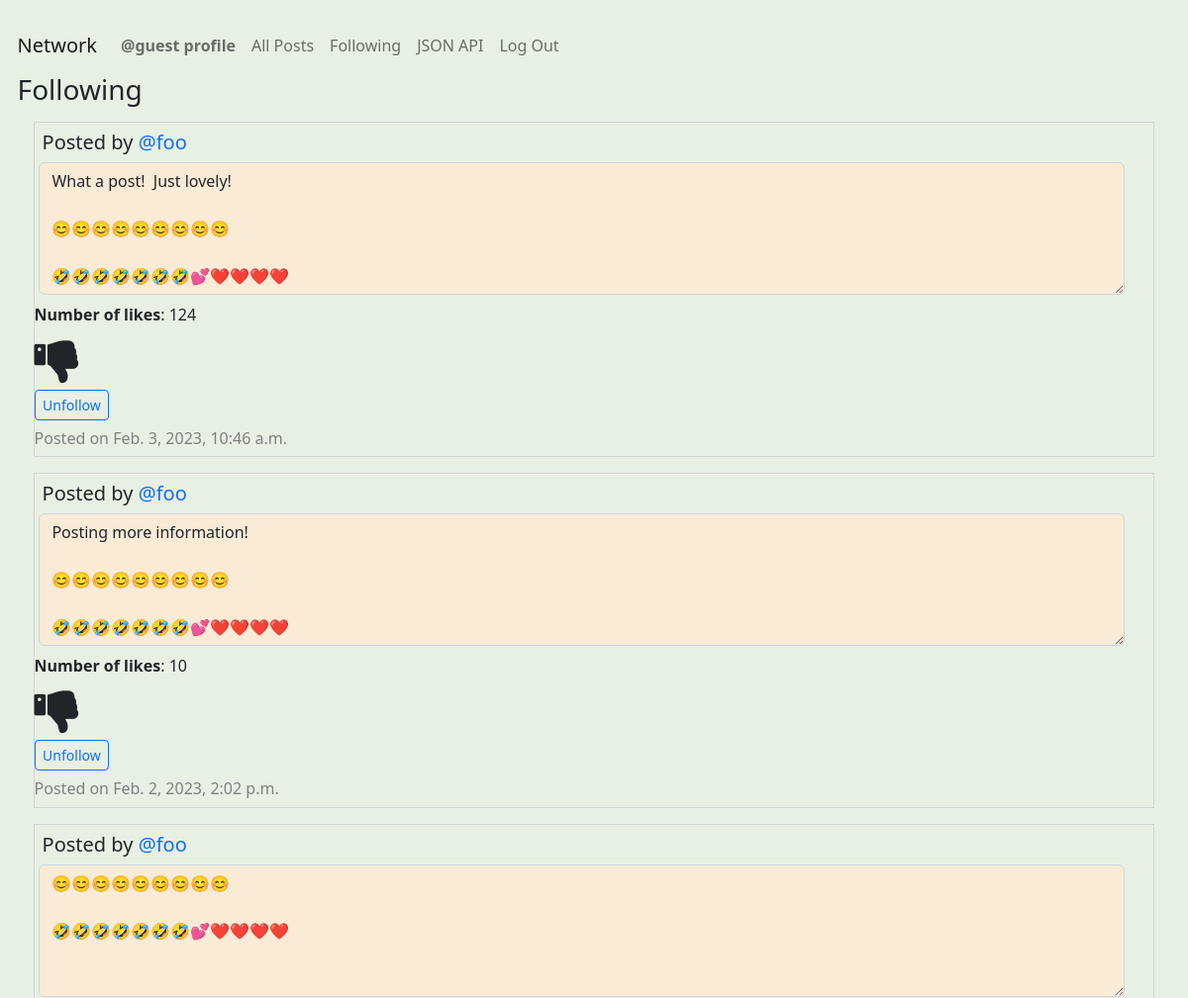
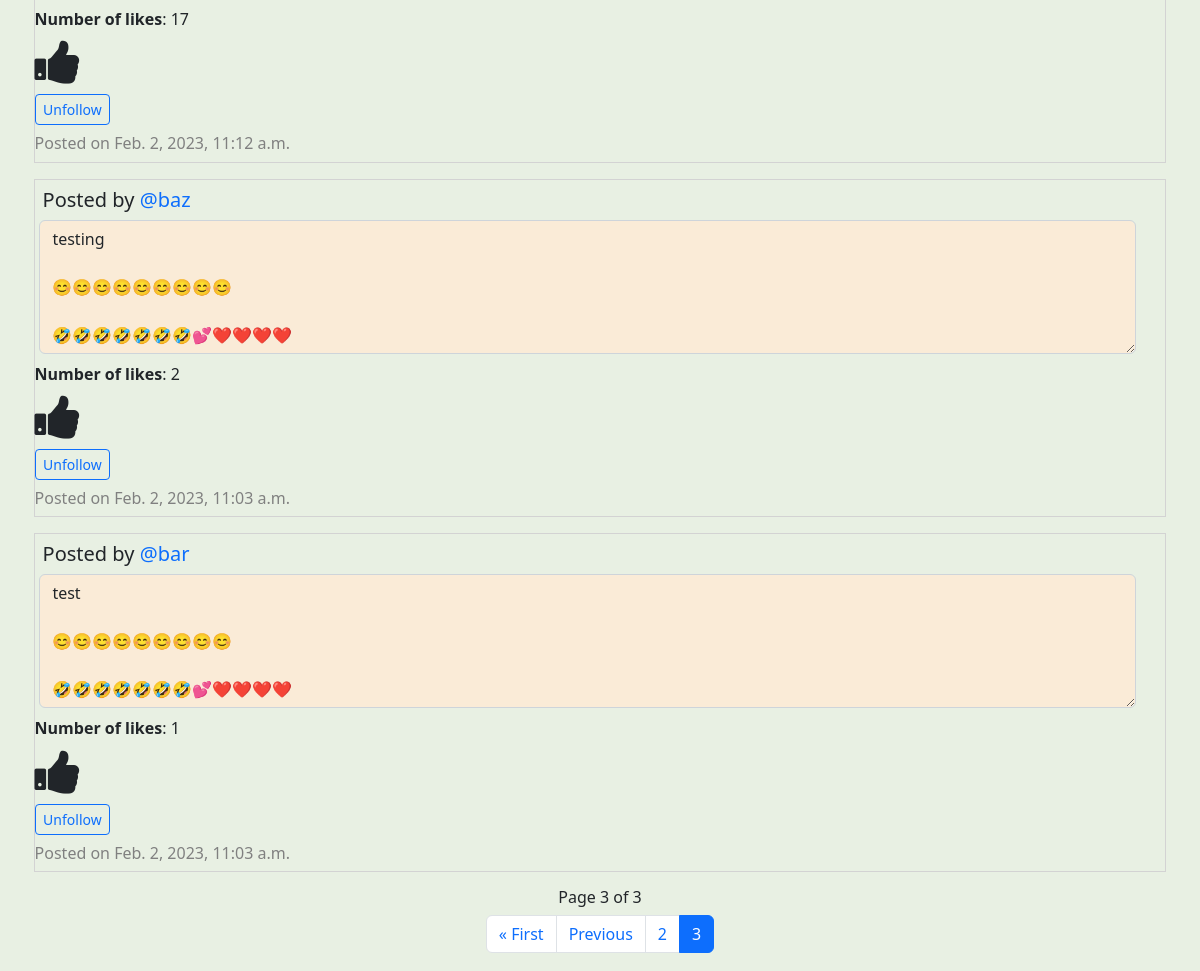
Screenshot of /following?page=3 (signed in) with the database file from the repository (2 pictures, top to bottom).
### network/models.py (models this page shows)
class User(AbstractUser):
    pass
    def __str__(self) -> str:
        return f"User Name: {self.username} - User ID: {self.id}"

class Posts(models.Model):
    creator = models.ForeignKey(
        User, on_delete=models.PROTECT, related_name="get_creator", blank=False)
    content = models.TextField(max_length=600)
    createdDate = models.DateTimeField(auto_now_add=True)
    likedUser = models.ManyToManyField(
        User, related_name="get_liked_users", blank=True)
    numberLikes = models.PositiveIntegerField(blank=True, default=0)

### network/views.py (the view)
# urls.py: path("following", views.getFollowing, name="getFollowing"),
@login_required
def getFollowing(request):
    print("In getFollowing")
    user = request.user
    print(user)
    user_id = request.user.id
    user_name = request.user.username
    try:
        currentOBJ = Follow.objects.get(followUser=user_id)
        displayNothing = False
        noFollowersForUser = False
    except Follow.DoesNotExist:
        print("This user follows no one!")
        displayNothing = True
        noFollowersForUser = True
    if displayNothing != True:
        following = currentOBJ.following.all()
        if following.count() == 0:
            noFollowersForUser = True
        qs = following.order_by().values('id')
        qs = list(qs)
        emptyQueryset = Posts.objects.filter(creator=0)
        for dic in qs:
            for val in dic.values():
                print(val)
                listings = Posts.objects.filter(creator=val)
                UserObject = User.objects.filter(id=val)
                if emptyQueryset.exists():
                    newQueryset = newQueryset | listings
                else:
                    newQueryset = emptyQueryset | listings
                    emptyQueryset = newQueryset
    if noFollowersForUser == True:
        return render(request, "network/following.html", {"displayNothing": displayNothing})
    else:
        if noFollowersForUser:
            return render(request, "network/following.html", {"displayNothing": displayNothing})
        else:
            PostsByDate = newQueryset.order_by('-createdDate')
            postsPagination = PostsByDate
            paginator = Paginator(postsPagination, 7)
            page_number = request.GET.get('page', '1')
            page_obj = paginator.get_page(page_number)
            likeList = returnlikeList(request)
    return render(request, "network/following.html", {"page_obj": page_obj, "listings": PostsByDate, "UserObject": UserObject, "displayNothing": displayNothing, "likeList": likeList})

### network/views.py (called while the page is built)
@login_required
def returnlikeList(request):
    user_id = request.user.id
    likedUser = Posts.objects.filter(likedUser=user_id)
    print(likedUser)
    likeList = []
    for like in likedUser:
        currentObject = User.objects.get(id=user_id)
        print(currentObject.id)
        print(like.id)
        likeList.append(like.id)
    return likeList

### network/templates/network/following.html (shortened to what this page needs)
{% extends "network/layout.html" %}
{% block body %}
<h3>Following</h3>
{% for list in page_obj %}
<div id="followingPostings">
    <div class="post{{forloop.counter0}}">
        <h5 class="creator">Posted by <a
                href="{% url 'getProfile' list.creator.username %}">{{list.creator.username}}</a></h5>
        <textarea class="form-control content{{forloop.counter0}}" id="readonlyContent{{forloop.counter0}}" rows="5" readonly="true">{{list.content}}</textarea>
        <p id="numberLikes{{forloop.counter0}}" class="numberLikes{{forloop.counter0}}"><strong>Number of likes</strong>: {{list.numberLikes}}</p>
        {% if list.id in likeList and list.creator.username != user.username %}
        <i class="fa fa-thumbs-up {{forloop.counter0}}" id="thumbsUp{{forloop.counter0}}" aria-hidden="true"
            onclick="likePost('{{list.id}}', '{{list.creator.username}}', '{{user.username}}')"></i>
        {% elif list.id not in likeList and list.creator.username != user.username %}
        <i class="fa fa-thumbs-down {{forloop.counter0}}" id="thumbsDown{{forloop.counter0}}" aria-hidden="true"
            onclick="likePost('{{list.id}}', '{{list.creator.username}}', '{{user.username}}')"></i>
        {% endif %}
        <a class="btn btn-sm btn-outline-primary" id="unfollow-button" href="{% url 'follow' list.creator.username %}">Unfollow</a>
        <p class="timestamp{{forloop.counter0}}">Posted on {{list.createdDate}}</p>
    </div>
</div>
{% empty %}
<h5>This user is not following anyone.</h5>
{% endfor %}
{% if page_obj.number %}
<nav aria-label="Page navigation">
    <div class="Djangopagination">
        <h6 class="paginationNumberPages"> Page {{ page_obj.number }} of {{ page_obj.paginator.num_pages }}</h6>
        <ul class="pagination justify-content-center">
            {% if page_obj.has_previous %}
            <li class="page-item"><a class="page-link" href="?page=1">&laquo; First</a></li>
                <li class="page-item"><a class="page-link" href="?page={{ page_obj.previous_page_number }}">Previous</a>
            </li>
            {% endif %}
            {% if page_obj.has_previous %}
            <li class="page-item"><a class="page-link" href="?page={{ page_obj.previous_page_number}}">{{ page_obj.previous_page_number}}</a></li>
            {% endif %}
            <li class="page-item active" aria-current="page"><a class="page-link" href="?page={{ page_obj.number }}">{{ page_obj.number }}</a></li>
        </ul>
    </div>
</nav>
{% endif %}
{% endblock %}

### network/templates/network/layout.html (shortened to what this page needs)
{% load static %}
<!DOCTYPE html>
<html lang="en" style="background-color: #e8f0e3;">
<head>
    <link href="https://cdn.jsdelivr.net/npm/bootstrap@5.2.3/dist/css/bootstrap.min.css" rel="stylesheet">
    <link rel="stylesheet" href="https://cdnjs.cloudflare.com/ajax/libs/font-awesome/4.7.0/css/font-awesome.min.css">
    <link href="{% static 'network/styles.css' %}" rel="stylesheet">
</head>
<body>
    <nav class="navbar navbar-expand-lg navbar-light bg-light" id="nav-bar">
        <a class="navbar-brand" href="{% url 'index' %}">Network</a>
        <div>
            <ul class="navbar-nav mr-auto">
                {% if user.is_authenticated %}
                <li class="nav-item">
                    <a class="nav-link" id="djangoProfile" href="{% url 'getProfile' user.username %}"><strong>{{ user.username }} profile</strong></a>
                </li>
                <li class="nav-item">
                    <a class="nav-link" id="djangoAllPosts" href="{% url 'djangoAllPosts' %}">All Posts</a>
                </li>
                {% endif %}
                {% if user.is_authenticated %}
                <li class="nav-item">
                    <a class="nav-link" id="djangoFollowing" href="{% url 'getFollowing' %}">Following</a>
                </li>
                <li class="nav-item">
                    <a class="nav-link" id="jsonbuttons" href="{% url 'viewJSON' %}">JSON API</a>
                </li>
                <li class="nav-item">
                    <a class="nav-link" href="{% url 'logout' %}">Log Out</a>
                </li>
                {% endif %}
            </ul>
        </div>
    </nav>
    <div class="body">
        {% block body %}
        {% endblock %}
    </div>
</body>
</html>

### network/static/network/styles.css (style rules this page uses)
body { margin: 1.1em; background-color: #e8f0e3; }
a { text-decoration: none; }
.form-control { margin: 0.3em; }
#nav-bar { background-color: #e8f0e3 !important; }
p { margin-bottom: 0.4rem; }
.paginationNumberPages { justify-content: center; display: flex; }
.creator { margin: 0.4em; }
.fa { font-size: 50px; cursor: pointer; user-select: none; }
[class*="post"] { margin: 1em; border-style: solid; border-width: thin; border-color: lightgray; }
[class*="timestamp"] { color: grey; }
[id*="readonlyContent"] { margin-bottom: 0.5em; background-color: antiquewhite; width: 97%; }
#unfollow-button { display: flex; width: 5.4em; margin-top: 7px; margin-bottom: 6px; align-items: center; justify-content: center; }

### rows the page displays
User: username "@guest"
Posts: creator.username "@foo", content "What a post! Just lovely! 😊😊😊😊😊😊😊😊😊 🤣🤣🤣🤣🤣🤣🤣💕❤️❤️❤️❤️", numberLikes "124", createdDate "Feb. 3, 2023, 10:46 a.m."
Posts: creator.username "@foo", content "Posting more information! 😊😊😊😊😊😊😊😊😊 🤣🤣🤣🤣🤣🤣🤣💕❤️❤️❤️❤️", numberLikes "10", createdDate "Feb. 2, 2023, 2:02 p.m."
Posts: creator.username "@foo", content "😊😊😊😊😊😊😊😊😊 🤣🤣🤣🤣🤣🤣🤣💕❤️❤️❤️❤️", numberLikes "17", createdDate "Feb. 2, 2023, 11:12 a.m."
Posts: creator.username "@baz", content "testing 😊😊😊😊😊😊😊😊😊 🤣🤣🤣🤣🤣🤣🤣💕❤️❤️❤️❤️", numberLikes "2", createdDate "Feb. 2, 2023, 11:03 a.m."
Posts: creator.username "@bar", content "test 😊😊😊😊😊😊😊😊😊 🤣🤣🤣🤣🤣🤣🤣💕❤️❤️❤️❤️", numberLikes "1", createdDate "Feb. 2, 2023, 11:03 a.m."

### other values shown
{{ page_obj.number }} "3"
{{ page_obj.paginator.num_pages }} "3"
{{ page_obj.previous_page_number }} "2"
